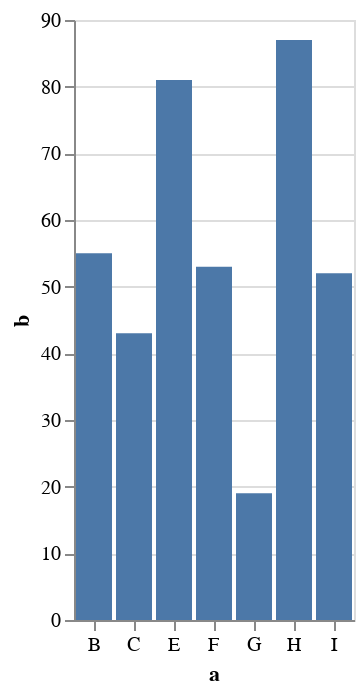

Notebook code for this chart:
### Markdown cell above
As shown above, bar charts can be created with `mark_bar()` and specifying the channels.

Altair guide to [Bar charts](https://altair-viz.github.io/user_guide/marks/bar.html).

### Code cell
from altair import datum

source = pd.DataFrame(
    {
        "a": ["A", "B", "C", "D", "E", "F", "G", "H", "I"],
        "b": [28, 55, 43, 91, 81, 53, 19, 87, 52],
        "c": [1, 3, 7, 1, 4, 8, 2, 2, 6],
        "d": ["X", "X", "X", "Y", "Y", "Y", "Z", "Z", "Z"]
    }
)

alt.Chart(source).mark_bar().encode(
    x=alt.X("a", axis=alt.Axis(labelAngle=0)),
    y="b",
).transform_filter(
    # (datum.a != 'B') & (datum.a != 'C')
    (datum.c != 1)
)

### Figure 1 — Vega-Lite specification as saved in the notebook (floating-point values rounded to 4 significant figures)
{"config": {"view": {"continuousWidth": 400, "continuousHeight": 300}}, "data": {"name": "data-d3fb2a8b9b344a7421f51edee9e2b06c"}, "mark": "bar", "encoding": {"x": {"axis": {"labelAngle": 0}, "field": "a", "type": "nominal"}, "y": {"field": "b", "type": "quantitative"}}, "transform": [{"filter": "(datum.c !== 1)"}], "$schema": "https://vega.github.io/schema/vega-lite/v4.17.0.json", "datasets": {"data-d3fb2a8b9b344a7421f51edee9e2b06c": [{"a": "A", "b": 28, "c": 1, "d": "X"}, {"a": "B", "b": 55, "c": 3, "d": "X"}, {"a": "C", "b": 43, "c": 7, "d": "X"}, {"a": "D", "b": 91, "c": 1, "d": "Y"}, {"a": "E", "b": 81, "c": 4, "d": "Y"}, {"a": "F", "b": 53, "c": 8, "d": "Y"}, {"a": "G", "b": 19, "c": 2, "d": "Z"}, {"a": "H", "b": 87, "c": 2, "d": "Z"}, {"a": "I", "b": 52, "c": 6, "d": "Z"}]}}
